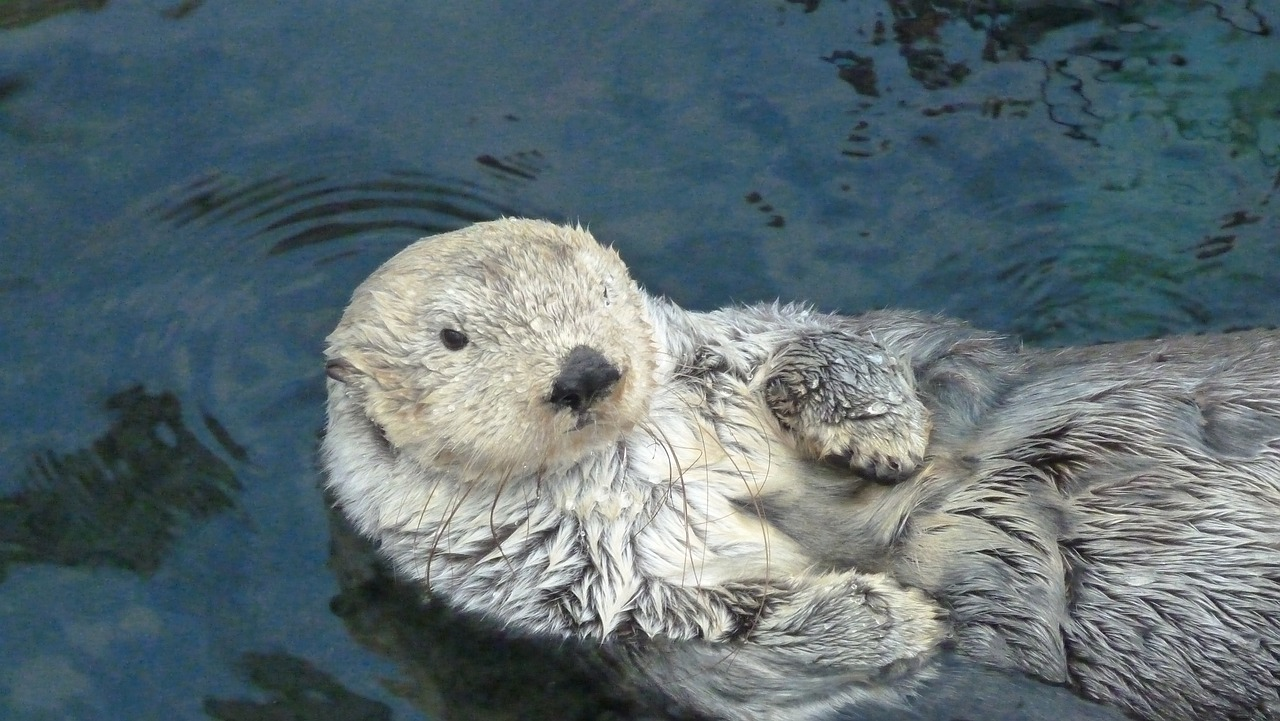
#> input picture P1/Images/otter-21004.jpg, 1280 x 721 px
$ jupyter execute Practica1_SeleneGonzalezCurbelo_MarianaSurosAlvarez.ipynb   (text cells are left out)
#> lines starting #> are read from the running program, lines starting #| are printed output that depends on the picture; after the words box and inside, x2 and y2 are one past the last pixel; in counts of white or black regions, pixels touching at a corner belong together
[cell 1]
import cv2
import numpy as np
import matplotlib.pyplot as plt
import random

[cell 2]
tamano_tablero_pixeles = 800
tamano_cuadrado_pixeles = tamano_tablero_pixeles // 8
grosor_borde = 2

#Creación tablero
tablero = np.zeros((tamano_tablero_pixeles,tamano_tablero_pixeles, 3), np.uint8)

# RGeneración de cuadrados blancos
for i in range(8):
    for j in range(8):
        if (i + j) % 2 == 0:
            tablero[i*tamano_cuadrado_pixeles+grosor_borde:(i+1)*tamano_cuadrado_pixeles-grosor_borde, j*tamano_cuadrado_pixeles+grosor_borde:(j+1)*tamano_cuadrado_pixeles-grosor_borde] = [255, 255, 255]

#Mostrar la imagen
plt.imshow(tablero)

# Modificar etiquetas
letras = ['A', 'B', 'C', 'D', 'E', 'F', 'G', 'H']
numeros = ['8', '7', '6', '5', '4', '3', '2', '1']
plt.xticks(np.arange(tamano_cuadrado_pixeles/2, tamano_tablero_pixeles, tamano_cuadrado_pixeles), letras)
plt.yticks(np.arange(tamano_cuadrado_pixeles/2, tamano_tablero_pixeles, tamano_cuadrado_pixeles), numeros)

# Eliminar Ticks
plt.tick_params(axis='both', bottom=False, left=False)
plt.title('Tablero de Ajedrez')
plt.axis('on')
#Mostrar el tablero
plt.show()
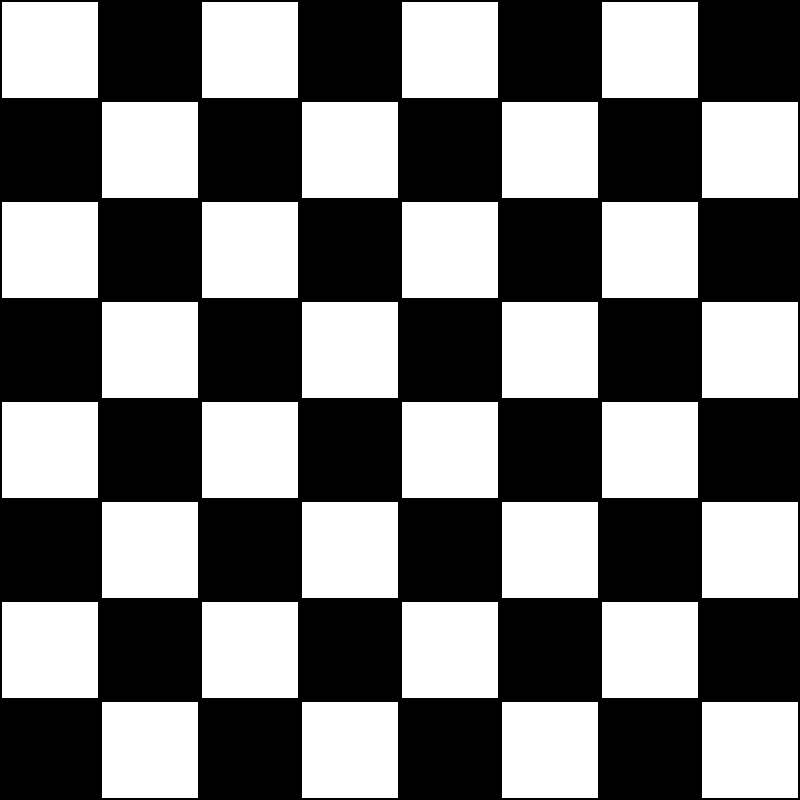
#> shown: shape (800, 800, 3); 46.1% white; 32 white regions, largest, box (x1, y1, x2, y2) and area: (2, 2, 98, 98) 9216, (202, 2, 298, 98) 9216, (402, 2, 498, 98) 9216

[cell 3]
# Tamaño del lienzo
altura_lienzo, ancho_liezo = 800, 800
borde = 5

# Crear un lienzo
lienzo = np.zeros((altura_lienzo, ancho_liezo, 3), dtype=np.uint8)

# Número aleatorio de divisiones horizontales y verticales
num_divisiones_horizontales = random.randint(3, 10)
num_divisiones_verticales = random.randint(3, 10)

# Colores primarios de Mondrian
colores_modrian = [(0, 0, 0), (255, 255, 255), (255, 0, 0), (0, 255, 255), (0, 0, 255)]

# Lista de anchos de las columnas
anchos_columnas = [random.randint(50, 150) for _ in range(num_divisiones_horizontales)]

# Lista de alturas de cada cuadrado
alturas_filas = [[random.randint(50, 150) for _ in range(num_divisiones_horizontales)] for _ in range(num_divisiones_verticales)]

# Dibujar cuadrados
for i, altura_fila in enumerate(alturas_filas):
    for j, ancho_columna in enumerate(anchos_columnas):
        y1 = sum([alturas_filas[k][j] for k in range(i)]) + borde
        y2 = y1 + altura_fila[j] if i != num_divisiones_verticales -1 else altura_lienzo

        x1 = sum(anchos_columnas[:j]) + borde
        x2 = x1 + ancho_columna if j != num_divisiones_horizontales - 1 else ancho_liezo

        random.shuffle(colores_modrian)
        if colores_modrian:
            # Toma el primer color de la lista si hay colores disponibles
            color = colores_modrian.pop()
        else:
            # Inicializamos de nuevo
            colores_modrian = [(0, 0, 0), (255, 255, 255), (255, 0, 0), (0, 255, 255), (0, 0, 255)]
            color = colores_modrian.pop()

        cv2.rectangle(lienzo, (x1, y1), (x2, y2), color, -1)
        cv2.rectangle(lienzo, (x1, y1), (x2, y2), (0, 0, 0), borde)

# Muestra el lienzo
cv2.imshow('Cuadro de Mondrian', lienzo)
cv2.waitKey(0)
cv2.destroyAllWindows()

[cell 4]
# Tamaño del lienzo
altura_lienzo, ancho_liezo = 800, 800
borde = 5

# Crear un lienzo
lienzo = np.zeros((altura_lienzo, ancho_liezo, 3), dtype=np.uint8)

# Número aleatorio de divisiones horizontales y verticales
num_divisiones_horizontales = random.randint(3, 10)
num_divisiones_verticales = random.randint(3, 10)

# Colores primarios de Mondrian
colores_modrian = [(0, 0, 0), (255, 255, 255), (255, 0, 0), (255, 255, 0), (0, 0, 255)]

# Lista de anchos de las columnas
anchos_columnas = [random.randint(50, 150) for _ in range(num_divisiones_horizontales)]

# Lista de alturas de cada cuadrado
alturas_filas = [[random.randint(50, 150) for _ in range(num_divisiones_horizontales)] for _ in range(num_divisiones_verticales)]

# Dibujar cuadrados
for i, altura_fila in enumerate(alturas_filas):
    for j, ancho_columna in enumerate(anchos_columnas):
        y1 = sum([alturas_filas[k][j] for k in range(i)]) + borde
        y2 = y1 + altura_fila[j] if i != num_divisiones_verticales -1 else altura_lienzo

        x1 = sum(anchos_columnas[:j]) + borde
        x2 = x1 + ancho_columna if j != num_divisiones_horizontales - 1 else ancho_liezo

        random.shuffle(colores_modrian)
        if colores_modrian:
            # Toma el primer color de la lista si hay colores disponibles
            color = colores_modrian.pop()
        else:
            # Inicializamos de nuevo
            colores_modrian = [(0, 0, 0), (255, 255, 255), (255, 0, 0), (255, 255, 0), (0, 0, 255)]
            color = colores_modrian.pop()

        cv2.rectangle(lienzo, (x1, y1), (x2, y2), color, -1)
        cv2.rectangle(lienzo, (x1, y1), (x2, y2), (0, 0, 0), borde)

# Muestra el lienzo
cv2.imshow('Cuadro de Mondrian', lienzo)
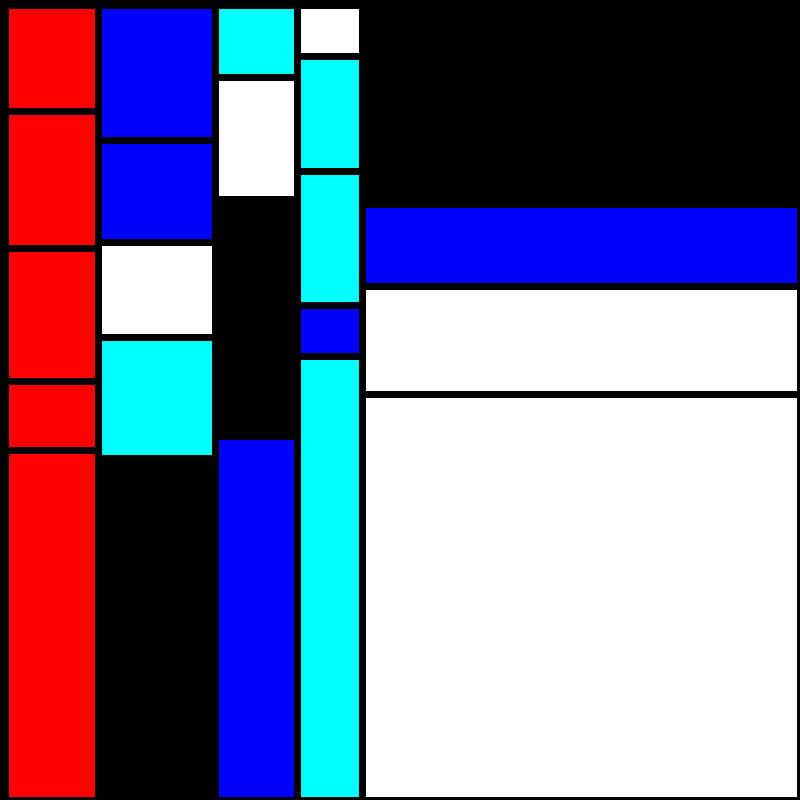
#> window 'Cuadro de Mondrian': shape (800, 800, 3); mean B, G, R 151, 116.6, 120.2
cv2.waitKey(0)
cv2.destroyAllWindows()

[cell 5]
#Carga imagen desde disco
img = cv2.imread('./Images/otter-21004.jpg')
#> img is the input picture: shape (721, 1280, 3); mean B, G, R 113.9, 108, 92.1
#Dimensiones
w, h = img.shape[:2]
#> w = 721; h = 1280

#Tamaño de la nueva imagen
xNew = int(w * 1 / 4)
#> xNew = 180
yNew = int(h * 1 / 4)
#> yNew = 320

#Crear matriz para la imagen recortada
newImage = np.zeros([xNew, yNew, 3])

#Copiar pixeles desde la posición indicada (400,400), de la imagen original
for i in range(xNew):
    for j in range(yNew):
        newImage[i, j]= img[400 + i, 400 + j]
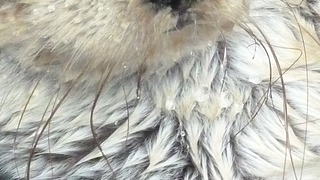
#> newImage: shape (180, 320, 3) float64; mean B, G, R 175.1, 183.7, 184.5

#Convertir la nueva imagen a valores válidos
newImage = cv2.convertScaleAbs(newImage)
#Mostrar imagen recortada
plt.imshow(newImage)
plt.axis('off')
plt.show()

#Rotar la imagen 180º
matriz_rot = cv2.getRotationMatrix2D((h/2, w/2), 180, 1)
imagen_rotada = cv2.warpAffine(img, matriz_rot, (h, w))
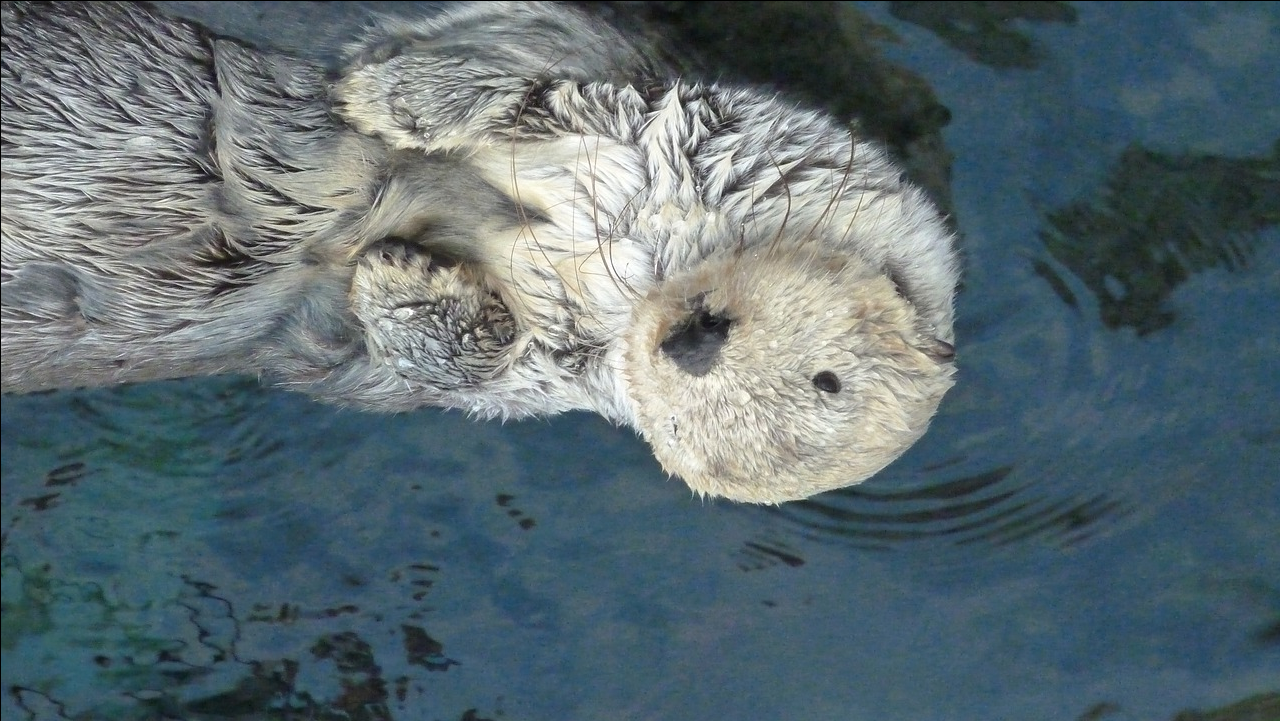
#> imagen_rotada: shape (721, 1280, 3); mean B, G, R 113.7, 107.9, 92

#Mostrar la imagen rotada
plt.imshow(imagen_rotada)
plt.axis('off')
plt.show()

#Invertir los colores de la imagen
imagen_invertida = cv2.bitwise_not(img)
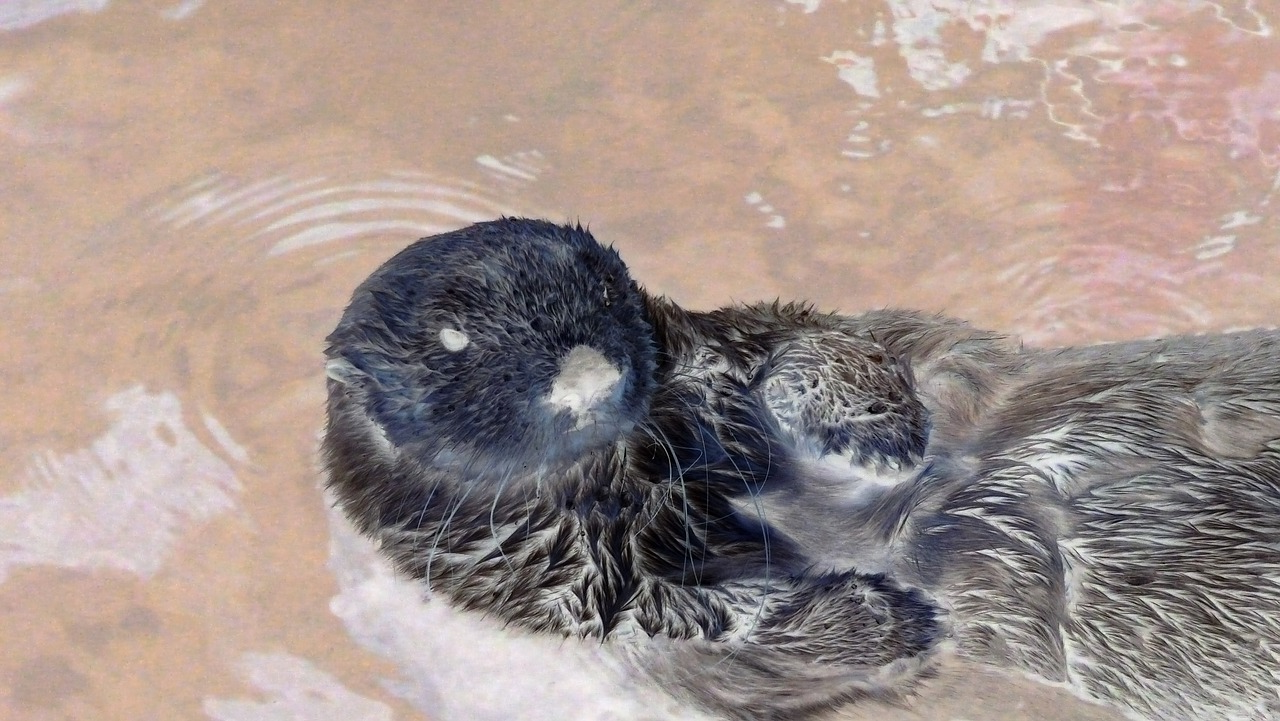
#> imagen_invertida: shape (721, 1280, 3); mean B, G, R 141.1, 147, 162.9

#Mostrar la imagen invertida
plt.imshow(imagen_invertida)
plt.axis('off')
plt.show()

[cell 6]
# Cargar la imagen a color
img = cv2.imread('./Images/fox-715588_1280.jpg')
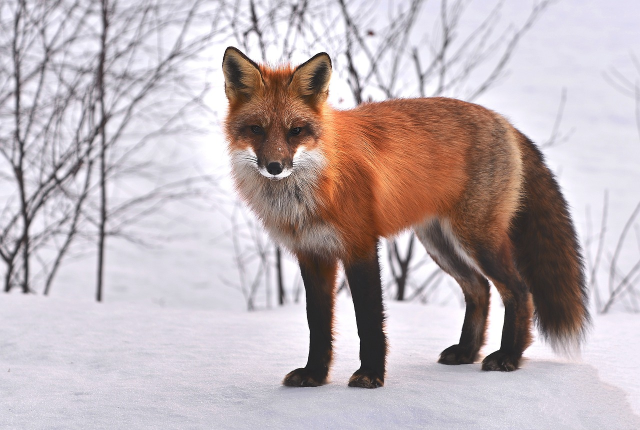
#> input picture P1/Images/fox-715588_1280.jpg, 1280 x 860 px (shown at 1/2 size)
#> img is the input picture: shape (860, 1280, 3); mean B, G, R 181.3, 178, 190.1

# Fuerza la lectura en escala de grises
gray_img = cv2.imread('./Images/fox-715588_1280.jpg', cv2.IMREAD_GRAYSCALE)
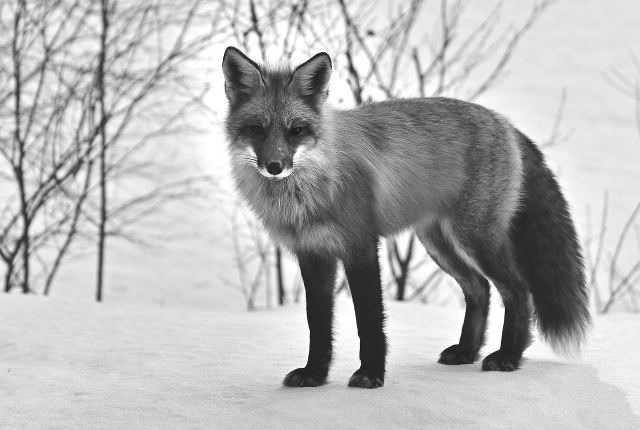
#> gray_img: shape (860, 1280) (shown at 1/2 size); min 0, max 255, mean 182

# Encuentra el píxel más oscuro y el más claro
coordenadas_oscuro = np.unravel_index(np.argmin(gray_img), gray_img.shape)
#> coordenadas_oscuro = (95, 455)
coordenadas_claro = np.unravel_index(np.argmax(gray_img), gray_img.shape)
#> coordenadas_claro = (17, 517)

# Destacar el píxel más oscuro
img_oscuro = img.copy()
cv2.circle(img_oscuro, (coordenadas_oscuro[1], coordenadas_oscuro[0]), 10, (0, 0, 0), -1)
#> img_oscuro: shape (860, 1280, 3); 0.03% of pixels changed, all inside (x1, y1, x2, y2) = (445, 85, 466, 106)
cv2.circle(img_oscuro, (coordenadas_oscuro[1], coordenadas_oscuro[0]), 10, (255, 255, 255), 5)
#> img_oscuro: shape (860, 1280, 3); mean B, G, R 181.4, 178, 190.1

# Destacar el píxel más claro
img_claro = img.copy()
cv2.circle(img_claro, (coordenadas_claro[1], coordenadas_claro[0]), 10, (255, 255, 255), -1)
#> img_claro: shape (860, 1280, 3); 0.03% of pixels changed, all inside (x1, y1, x2, y2) = (507, 7, 528, 28)
cv2.circle(img_claro, (coordenadas_claro[1], coordenadas_claro[0]), 10, (0, 0, 0), 5)
#> img_claro: shape (860, 1280, 3); mean B, G, R 181.3, 177.9, 190

# Mostrar imágenes
plt.imshow(cv2.cvtColor(img_oscuro, cv2.COLOR_BGR2RGB))
plt.title('Píxel más Oscuro')
plt.axis('off')
plt.show()

plt.imshow(cv2.cvtColor(img_claro, cv2.COLOR_BGR2RGB))
plt.title('Píxel más Claro')
plt.axis('off')
plt.show()

[cell 7]
#Iniciar cámara
cap = cv2.VideoCapture(0)

while True:
    # fotograma a fotograma
    ret, frame = cap.read()
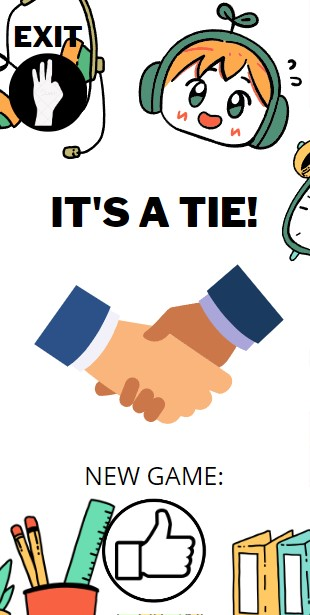
#> input picture Main Project/images/empate.jpg, 310 x 615 px, given in place of the camera
#> frame is the input picture: shape (615, 310, 3); mean B, G, R 204.3, 210.2, 214.4

    if ret:
        # Convertir la imagen a escala de grises
        gray_img = cv2.cvtColor(frame, cv2.COLOR_BGR2GRAY)
#> gray_img: shape (615, 310)

        # Invertir los colores de la imagen en escala de grises
        inverted_img = cv2.bitwise_not(gray_img)
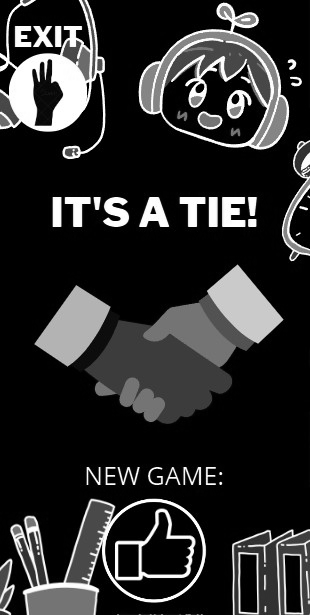
#> inverted_img: shape (615, 310); min 0, max 255, mean 44.2

        # Muestra fotograma resultante
        cv2.imshow('Cámara invertida', inverted_img)

    # Detenemos pulsado ESC
    if cv2.waitKey(20) == 27:
#> (key Esc is pressed here)
        break

# Libera el objeto de captura
cap.release()
# Destruye ventanas
cv2.destroyAllWindows()

[cell 8]
# Función que trata eventos de ratón
def mouse_events(event, x, y, flags, params):
    global px, py, R, G, B
    px = -1
    # Movimiento del puntero
    if event == cv2.EVENT_MOUSEMOVE:
        # Valores del píxel
        B = frame[y, x, 0]
        G = frame[y, x, 1]
        R = frame[y, x, 2]

        px = x
        py = y

# Inicializar la captura de video
vid = cv2.VideoCapture(0)

lanzado = 0
px = -1

while True:
    #fotograma a fotograma
    ret, frame = vid.read()

    if ret:
        # Activa el manejador en el primer fotograma
        if lanzado == 0:
            # Muestra fotograma
            cv2.imshow('Cam', frame)
            # Define el nombre del manejador del evento
            cv2.setMouseCallback('Cam', mouse_events)
            lanzado = 1

        # Crea un degradado de color
        if px > -1:
            h, w = frame.shape[:2]
            degradado = np.zeros((h, w, 3), dtype=np.uint8)
            degradado[:, :, 0] = B
            degradado[:, :, 1] = G
            degradado[:, :, 2] = R
            # Nivel de transparencia
            alpha = 0.7

            distancia_entre_circulos = 10

            for i in range(0, h, distancia_entre_circulos):
                for j in range(0, w, distancia_entre_circulos):
                    if (i // distancia_entre_circulos + j // distancia_entre_circulos) % 2 == 0:
                        cv2.circle(degradado, (j, i), 2, (0, 0, 0), -1)

            # Mezclar la imagen de la cámara con el degradado
            imagen_con_degradado = cv2.addWeighted(frame, alpha, degradado, alpha, 0)

            # Mostrar la imagen resultante
            cv2.imshow('Cam', imagen_con_degradado)
        else:
            cv2.imshow('Cam', frame)

    # Detenemos pulsado ESC
    if cv2.waitKey(20) == 27:
#> (key Esc is pressed here)
        break

# Libera el objeto de captura
vid.release()
# Destruye ventanas
cv2.destroyAllWindows()

[cell 9]
# Iniciar cámara
cap = cv2.VideoCapture(0)

while True:
    # fotograma a fotograma
    ret, frame = cap.read()

    if ret:
        # Encuentra el píxel más oscuro y el más claro
        coordenadas_oscuro = np.unravel_index(np.argmin(frame), frame.shape)
#> coordenadas_oscuro = (0, 21, 0)
        coordenadas_claro = np.unravel_index(np.argmax(frame), frame.shape)
#> coordenadas_claro = (0, 0, 0)

        # Destacar el píxel más oscuro
        img_oscuro = frame.copy()
        cv2.circle(img_oscuro, (coordenadas_oscuro[1], coordenadas_oscuro[0]), 10, (0, 0, 0), -1)
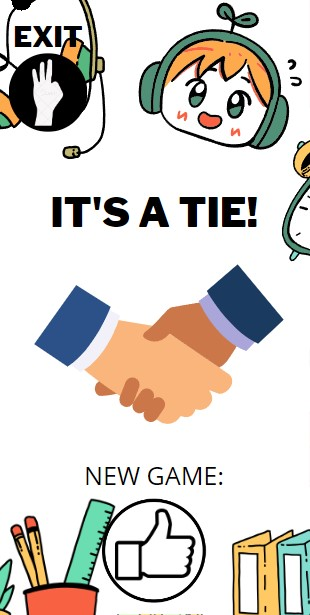
#> img_oscuro: shape (615, 310, 3); 0.09% of pixels changed, all inside (x1, y1, x2, y2) = (11, 0, 32, 11)
        cv2.circle(img_oscuro, (coordenadas_oscuro[1], coordenadas_oscuro[0]), 10, (255, 255, 255), 5)
#> img_oscuro: shape (615, 310, 3); 0.1% of pixels changed, all inside (x1, y1, x2, y2) = (8, 0, 35, 14)

        # Destacar el píxel más claro
        img_claro = frame.copy()
        cv2.circle(img_claro, (coordenadas_claro[1], coordenadas_claro[0]), 10, (255, 255, 255), -1)
#> img_claro: shape (615, 310, 3)
        cv2.circle(img_claro, (coordenadas_claro[1], coordenadas_claro[0]), 10, (0, 0, 0), 5)
#> img_claro: shape (615, 310, 3); mean B, G, R 204.2, 210, 214.3

        # Combinar las imágenes en una sola
        combined_image = cv2.addWeighted(img_oscuro, 0.5, img_claro, 0.5, 0)

        # Mostrar la imagen con círculos
        cv2.imshow('Círculos Oscuro y Claro', combined_image)

    # Detenemos pulsado ESC
    if cv2.waitKey(20) == 27:
#> (key Esc is pressed here)
        break

# Libera el objeto de captura
cap.release()
# Destruye ventanas
cv2.destroyAllWindows()
